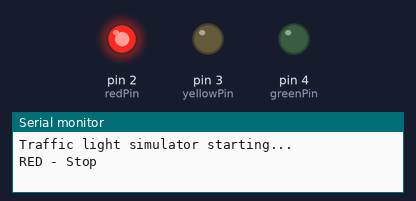
Recording of a sketch running on a simulated Arduino Uno, built with avr-gcc and run on an emulated ATmega328P. Parts: output pins drawn as LEDs (lit = HIGH), the last lines printed to the serial monitor.

Above: at 1.5 s.
At 3.5 s:
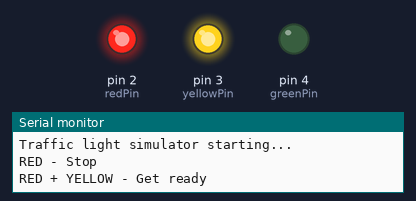
At 5.5 s:
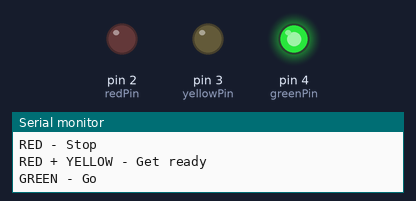
At 7.5 s:
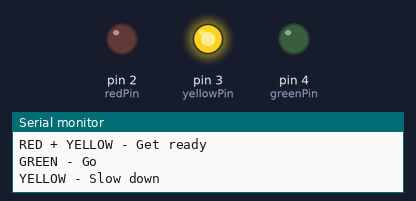
Timing chart, 0 to 10.4 s (numbered marks = the images above):
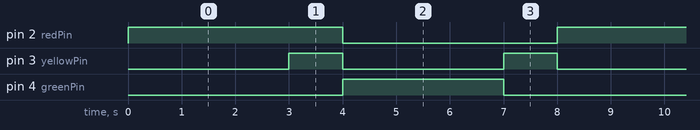

Measured:
- by itself, pin 2 (redPin): alternates HIGH for 4.0 s and LOW for 4.0 s
- by itself, pin 3 (yellowPin): alternates HIGH for 1.0 s and LOW for 3.0 s
- by itself, pin 4 (greenPin): alternates HIGH for 3.0 s and LOW for 5.0 s

The sketch:

Traffic_Light_Simulator.ino
```cpp
// Traffic Light Simulator
// Cycles: Red -> Red+Yellow -> Green -> Yellow -> Red

int redPin = 2;
int yellowPin = 3;
int greenPin = 4;

void setup() {
  pinMode(redPin, OUTPUT);
  pinMode(yellowPin, OUTPUT);
  pinMode(greenPin, OUTPUT);
  Serial.begin(9600);
  Serial.println("Traffic light simulator starting...");
}

void allOff() {
  digitalWrite(redPin, LOW);
  digitalWrite(yellowPin, LOW);
  digitalWrite(greenPin, LOW);
}

void loop() {
  allOff();
  digitalWrite(redPin, HIGH);
  Serial.println("RED - Stop");
  delay(3000);

  digitalWrite(yellowPin, HIGH);
  Serial.println("RED + YELLOW - Get ready");
  delay(1000);

  allOff();
  digitalWrite(greenPin, HIGH);
  Serial.println("GREEN - Go");
  delay(3000);

  allOff();
  digitalWrite(yellowPin, HIGH);
  Serial.println("YELLOW - Slow down");
  delay(1000);
}
```
